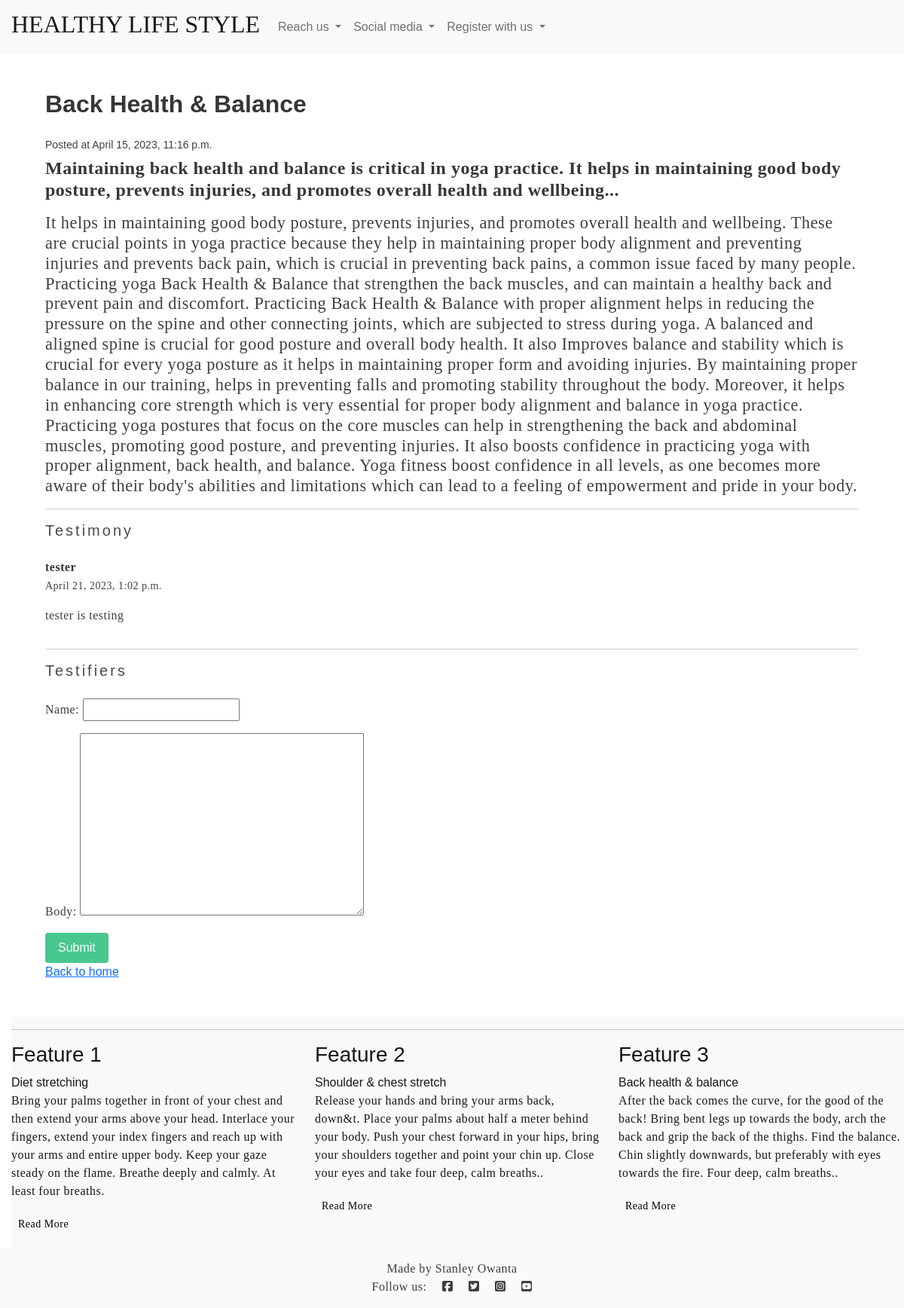
The app's page /-Balance-/ (signed in) with its own data.
### yogapp/models.py (models this page shows, shortened)
class Post(models.Model):
    title = models.CharField(max_length=255)
    author = models.ForeignKey(User, on_delete=models.CASCADE)
    slug = models.SlugField()
    intro = models.TextField()
    body = models.TextField()
    created_on = models.DateTimeField(auto_now_add=True)
    class Meta:
        ordering = ["-created_on"]

class Comment(models.Model):
    author = models.ForeignKey(User, on_delete=models.CASCADE, default='')
    post = models.ForeignKey(
        Post, related_name='comments', on_delete=models.CASCADE)
    name = models.CharField(max_length=255)
    email = models.EmailField()
    body = models.TextField()
    created_on = models.DateTimeField(auto_now_add=True)
    class Meta:
        ordering = ["-created_on"]

### yogapp/views.py (the view)
# urls.py: path('<slug:slug>/', post_detail, name='post_detail'),
def post_detail(request, slug):
    post = Post.objects.get(slug=slug)
    if request.method == 'POST':
        form = CommentForm(request.POST)
        if form.is_valid():
            comment = form.save(commit=False)
            comment.post = post
            comment.author = request.user
            comment.save()
            return redirect('post_detail', slug=post.slug)
    else:
        form = CommentForm()
    return render(request, 'blog/post_detail.html', {'post': post, 'form': form})

### yogapp/forms.py
class CommentForm(forms.ModelForm):
    class Meta:
        model = Comment
        fields = ['name', 'body']

### yogapp/templates/blog/post_detail.html (shortened to what this page needs)
{% extends 'base.html' %}
{% block content %}
<h3 class="title">{{ post.title }}</h3>
<small>Posted at {{ post.created_on }}</small>
<h4><p><strong>{{ post.intro }}</strong></p></h4>
<h5><p>{{ post.body }}</p></h5>
<hr>
<h4 class="subtitle">Testimony</h4>
{% for comment in post.comments.all %}
<article class="media">
    <div class="media-content">
        <div class="content">
            <p><strong>{{ comment.name }}</strong>
                <br><small>{{ comment.created_on }}</small></p>
            <p>{{ comment.body }}</p>
        </div>
    </div>
</article>
{% empty %}
<div class="notification">
    <p>No comments yet!</p>
</div>
{% endfor %}
<hr>
<h4 class="subtitle">Testifiers</h4>
{% if request.user.is_authenticated %}
<form method="post" action="{% url 'post_detail' post.slug %}">
    {{ form.as_p }}
    <button class="button is-success" type="submit">Submit</button>
</form>
{% else %}
You must be logged in to comment.
{% endif %}
<a href="{% url 'frontpage' %}">Back to home</a>
{% endblock %}

### static/css/style.css (style rules this page uses)
body { background-color: #f8f8f808; color : #423e3e; font-family: sans-serif, sans-serif; }
h4 { margin-top: 5px; letter-spacing: 3px; }
h5 { font-family: serif, sans-serif; font-size: 140%; margin-top: 1px; }
p { font-family: serif, sans-serif; letter-spacing: 0.5px; }

### records on screen
Post: title "Back Health & Balance", created_on "April 15, 2023, 11:16 p.m.", intro "Maintaining back health and balance is critical in yoga practice. It helps in maintaining good body posture, prevents injuries, and promotes overall health and wellbeing...", body "It helps in maintaining good body posture, prevents injuries, and promotes overall health and wellbeing. These are crucial points in yoga practice because they help in maintaining proper body alignment and preventing injuries and prevents back pain, which is crucial in preventing back pains, a common issue faced by many people. Practicing yoga Back Health & Balance that strengthen the back muscles, and can maintain a healthy back and prevent pain and discomfort. Practicing Back Health & Balance with proper alignment helps in reducing the pressure on the spine and other connecting joints, which are subjected to stress during yoga. A balanced and aligned spine is crucial for good posture and…"
Comment: name "tester", created_on "April 21, 2023, 1:02 p.m.", body "tester is testing"
